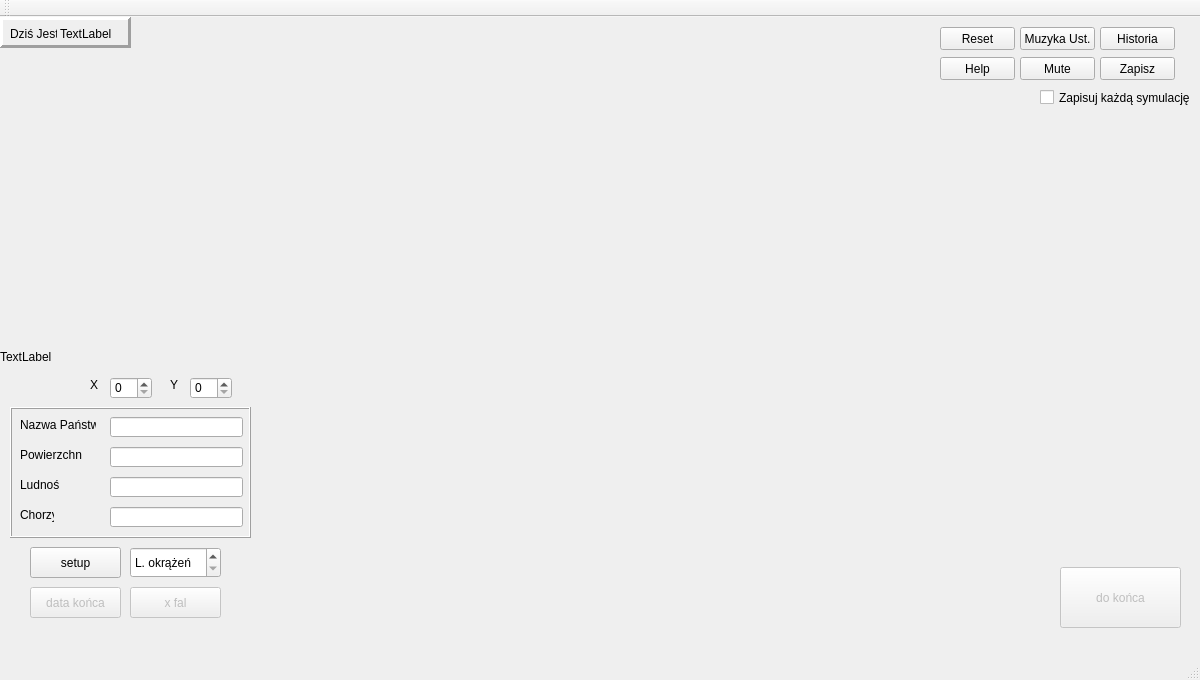
<?xml version="1.0" encoding="UTF-8"?>
<ui version="4.0">
 <class>MainWindow</class>
 <widget class="QMainWindow" name="MainWindow">
  <property name="geometry">
   <rect>
    <x>0</x>
    <y>0</y>
    <width>1200</width>
    <height>680</height>
   </rect>
  </property>
  <property name="windowTitle">
   <string>MainWindow</string>
  </property>
  <widget class="QWidget" name="centralWidget">
   <widget class="QPushButton" name="start">
    <property name="geometry">
     <rect>
      <x>30</x>
      <y>530</y>
      <width>91</width>
      <height>31</height>
     </rect>
    </property>
    <property name="text">
     <string>setup</string>
    </property>
   </widget>
   <widget class="QPushButton" name="killEM">
    <property name="enabled">
     <bool>false</bool>
    </property>
    <property name="geometry">
     <rect>
      <x>1060</x>
      <y>550</y>
      <width>121</width>
      <height>61</height>
     </rect>
    </property>
    <property name="accessibleDescription">
     <string>Kliknij aby zabić świat</string>
    </property>
    <property name="autoFillBackground">
     <bool>false</bool>
    </property>
    <property name="text">
     <string>do końca</string>
    </property>
    <property name="shortcut">
     <string>Enter</string>
    </property>
   </widget>
   <widget class="QLabel" name="MAPKA">
    <property name="geometry">
     <rect>
      <x>0</x>
      <y>0</y>
      <width>1200</width>
      <height>680</height>
     </rect>
    </property>
    <property name="text">
     <string>TextLabel</string>
    </property>
   </widget>
   <widget class="QPushButton" name="pushButton">
    <property name="enabled">
     <bool>false</bool>
    </property>
    <property name="geometry">
     <rect>
      <x>130</x>
      <y>570</y>
      <width>91</width>
      <height>31</height>
     </rect>
    </property>
    <property name="text">
     <string>x fal</string>
    </property>
   </widget>
   <widget class="QPushButton" name="push_to_the_end">
    <property name="enabled">
     <bool>false</bool>
    </property>
    <property name="geometry">
     <rect>
      <x>30</x>
      <y>570</y>
      <width>91</width>
      <height>31</height>
     </rect>
    </property>
    <property name="text">
     <string>data końca</string>
    </property>
   </widget>
   <widget class="QSpinBox" name="spinBox_okrazenia">
    <property name="geometry">
     <rect>
      <x>130</x>
      <y>530</y>
      <width>91</width>
      <height>31</height>
     </rect>
    </property>
    <property name="specialValueText">
     <string>L. okrążeń</string>
    </property>
    <property name="minimum">
     <number>1</number>
    </property>
    <property name="maximum">
     <number>50</number>
    </property>
   </widget>
   <widget class="QSpinBox" name="xPosSpinBox">
    <property name="geometry">
     <rect>
      <x>110</x>
      <y>360</y>
      <width>42</width>
      <height>22</height>
     </rect>
    </property>
    <property name="maximum">
     <number>1500</number>
    </property>
   </widget>
   <widget class="QSpinBox" name="yPosSpinBox">
    <property name="geometry">
     <rect>
      <x>190</x>
      <y>360</y>
      <width>42</width>
      <height>22</height>
     </rect>
    </property>
    <property name="maximum">
     <number>850</number>
    </property>
   </widget>
   <widget class="QLabel" name="label_2">
    <property name="geometry">
     <rect>
      <x>90</x>
      <y>360</y>
      <width>16</width>
      <height>16</height>
     </rect>
    </property>
    <property name="text">
     <string>X</string>
    </property>
   </widget>
   <widget class="QLabel" name="label_3">
    <property name="geometry">
     <rect>
      <x>170</x>
      <y>360</y>
      <width>16</width>
      <height>16</height>
     </rect>
    </property>
    <property name="text">
     <string>Y</string>
    </property>
   </widget>
   <widget class="QLineEdit" name="Nazwa">
    <property name="geometry">
     <rect>
      <x>110</x>
      <y>400</y>
      <width>133</width>
      <height>20</height>
     </rect>
    </property>
   </widget>
   <widget class="QLineEdit" name="Powierzchnia">
    <property name="geometry">
     <rect>
      <x>110</x>
      <y>430</y>
      <width>133</width>
      <height>20</height>
     </rect>
    </property>
   </widget>
   <widget class="QLineEdit" name="Ludnosc">
    <property name="geometry">
     <rect>
      <x>110</x>
      <y>460</y>
      <width>133</width>
      <height>20</height>
     </rect>
    </property>
   </widget>
   <widget class="QLineEdit" name="Chorzy">
    <property name="geometry">
     <rect>
      <x>110</x>
      <y>490</y>
      <width>133</width>
      <height>20</height>
     </rect>
    </property>
   </widget>
   <widget class="QLabel" name="label_4">
    <property name="geometry">
     <rect>
      <x>20</x>
      <y>400</y>
      <width>76</width>
      <height>16</height>
     </rect>
    </property>
    <property name="text">
     <string>Nazwa Państwa</string>
    </property>
   </widget>
   <widget class="QLabel" name="label_5">
    <property name="geometry">
     <rect>
      <x>20</x>
      <y>430</y>
      <width>62</width>
      <height>16</height>
     </rect>
    </property>
    <property name="text">
     <string>Powierzchnia</string>
    </property>
   </widget>
   <widget class="QLabel" name="label_6">
    <property name="geometry">
     <rect>
      <x>20</x>
      <y>460</y>
      <width>39</width>
      <height>16</height>
     </rect>
    </property>
    <property name="text">
     <string>Ludność</string>
    </property>
   </widget>
   <widget class="QLabel" name="label_7">
    <property name="geometry">
     <rect>
      <x>20</x>
      <y>490</y>
      <width>34</width>
      <height>16</height>
     </rect>
    </property>
    <property name="text">
     <string>Chorzy</string>
    </property>
   </widget>
   <widget class="QLabel" name="label_8">
    <property name="geometry">
     <rect>
      <x>10</x>
      <y>390</y>
      <width>241</width>
      <height>131</height>
     </rect>
    </property>
    <property name="frameShape">
     <enum>QFrame::Box</enum>
    </property>
    <property name="frameShadow">
     <enum>QFrame::Raised</enum>
    </property>
    <property name="text">
     <string/>
    </property>
   </widget>
   <widget class="QLabel" name="curr_date">
    <property name="geometry">
     <rect>
      <x>60</x>
      <y>10</y>
      <width>71</width>
      <height>13</height>
     </rect>
    </property>
    <property name="text">
     <string>TextLabel</string>
    </property>
   </widget>
   <widget class="QLabel" name="label">
    <property name="geometry">
     <rect>
      <x>10</x>
      <y>10</y>
      <width>47</width>
      <height>13</height>
     </rect>
    </property>
    <property name="text">
     <string>Dziś Jest: </string>
    </property>
   </widget>
   <widget class="QLabel" name="label_9">
    <property name="geometry">
     <rect>
      <x>0</x>
      <y>0</y>
      <width>131</width>
      <height>31</height>
     </rect>
    </property>
    <property name="frameShape">
     <enum>QFrame::Panel</enum>
    </property>
    <property name="frameShadow">
     <enum>QFrame::Raised</enum>
    </property>
    <property name="lineWidth">
     <number>3</number>
    </property>
    <property name="text">
     <string/>
    </property>
   </widget>
   <widget class="QPushButton" name="Help">
    <property name="geometry">
     <rect>
      <x>940</x>
      <y>40</y>
      <width>75</width>
      <height>23</height>
     </rect>
    </property>
    <property name="text">
     <string>Help</string>
    </property>
   </widget>
   <widget class="QPushButton" name="pushSave">
    <property name="geometry">
     <rect>
      <x>1100</x>
      <y>40</y>
      <width>75</width>
      <height>23</height>
     </rect>
    </property>
    <property name="text">
     <string>Zapisz</string>
    </property>
   </widget>
   <widget class="QPushButton" name="PushHistoria">
    <property name="geometry">
     <rect>
      <x>1100</x>
      <y>10</y>
      <width>75</width>
      <height>23</height>
     </rect>
    </property>
    <property name="text">
     <string>Historia</string>
    </property>
   </widget>
   <widget class="QCheckBox" name="checkBox">
    <property name="geometry">
     <rect>
      <x>1040</x>
      <y>70</y>
      <width>161</width>
      <height>21</height>
     </rect>
    </property>
    <property name="text">
     <string>Zapisuj każdą symulację</string>
    </property>
   </widget>
   <widget class="QPushButton" name="ButMuzyka">
    <property name="geometry">
     <rect>
      <x>1020</x>
      <y>10</y>
      <width>75</width>
      <height>23</height>
     </rect>
    </property>
    <property name="text">
     <string>Muzyka Ust.</string>
    </property>
   </widget>
   <widget class="QPushButton" name="ButMute">
    <property name="geometry">
     <rect>
      <x>1020</x>
      <y>40</y>
      <width>75</width>
      <height>23</height>
     </rect>
    </property>
    <property name="text">
     <string>Mute</string>
    </property>
   </widget>
   <widget class="QPushButton" name="ButReset">
    <property name="geometry">
     <rect>
      <x>940</x>
      <y>10</y>
      <width>75</width>
      <height>23</height>
     </rect>
    </property>
    <property name="text">
     <string>Reset</string>
    </property>
   </widget>
   <zorder>label_8</zorder>
   <zorder>MAPKA</zorder>
   <zorder>start</zorder>
   <zorder>killEM</zorder>
   <zorder>pushButton</zorder>
   <zorder>push_to_the_end</zorder>
   <zorder>spinBox_okrazenia</zorder>
   <zorder>xPosSpinBox</zorder>
   <zorder>yPosSpinBox</zorder>
   <zorder>label_2</zorder>
   <zorder>label_3</zorder>
   <zorder>Nazwa</zorder>
   <zorder>Powierzchnia</zorder>
   <zorder>Ludnosc</zorder>
   <zorder>Chorzy</zorder>
   <zorder>label_4</zorder>
   <zorder>label_5</zorder>
   <zorder>label_6</zorder>
   <zorder>label_7</zorder>
   <zorder>curr_date</zorder>
   <zorder>label</zorder>
   <zorder>label_9</zorder>
   <zorder>Help</zorder>
   <zorder>pushSave</zorder>
   <zorder>PushHistoria</zorder>
   <zorder>checkBox</zorder>
   <zorder>ButMuzyka</zorder>
   <zorder>ButMute</zorder>
   <zorder>ButReset</zorder>
  </widget>
  <widget class="QMenuBar" name="menuBar">
   <property name="geometry">
    <rect>
     <x>0</x>
     <y>0</y>
     <width>1200</width>
     <height>21</height>
    </rect>
   </property>
  </widget>
  <widget class="QToolBar" name="mainToolBar">
   <attribute name="toolBarArea">
    <enum>TopToolBarArea</enum>
   </attribute>
   <attribute name="toolBarBreak">
    <bool>false</bool>
   </attribute>
  </widget>
  <widget class="QStatusBar" name="statusBar"/>
 </widget>
 <layoutdefault spacing="6" margin="11"/>
 <resources/>
 <connections/>
</ui>
